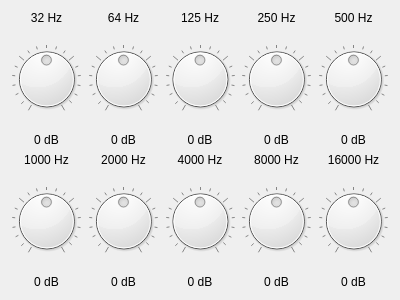
<?xml version="1.0" encoding="UTF-8"?>
<ui version="4.0">
 <class>Form</class>
 <widget class="QWidget" name="Form">
  <property name="geometry">
   <rect>
    <x>0</x>
    <y>0</y>
    <width>400</width>
    <height>300</height>
   </rect>
  </property>
  <property name="windowTitle">
   <string>Form</string>
  </property>
  <layout class="QGridLayout" name="gridLayout">
   <item row="2" column="3">
    <widget class="QLabel" name="value_4">
     <property name="text">
      <string>0 dB</string>
     </property>
     <property name="alignment">
      <set>Qt::AlignCenter</set>
     </property>
    </widget>
   </item>
   <item row="1" column="1">
    <widget class="QDial" name="dial_2">
     <property name="cursor">
      <cursorShape>PointingHandCursor</cursorShape>
     </property>
     <property name="minimum">
      <number>-18</number>
     </property>
     <property name="maximum">
      <number>18</number>
     </property>
     <property name="singleStep">
      <number>1</number>
     </property>
     <property name="pageStep">
      <number>12</number>
     </property>
     <property name="value">
      <number>0</number>
     </property>
     <property name="invertedAppearance">
      <bool>false</bool>
     </property>
     <property name="invertedControls">
      <bool>false</bool>
     </property>
     <property name="wrapping">
      <bool>false</bool>
     </property>
     <property name="notchTarget">
      <double>3.000000000000000</double>
     </property>
     <property name="notchesVisible">
      <bool>true</bool>
     </property>
    </widget>
   </item>
   <item row="0" column="2">
    <widget class="QLabel" name="label_3">
     <property name="text">
      <string>125 Hz</string>
     </property>
     <property name="alignment">
      <set>Qt::AlignCenter</set>
     </property>
    </widget>
   </item>
   <item row="3" column="2">
    <widget class="QLabel" name="label_8">
     <property name="text">
      <string>4000 Hz</string>
     </property>
     <property name="alignment">
      <set>Qt::AlignCenter</set>
     </property>
    </widget>
   </item>
   <item row="0" column="1">
    <widget class="QLabel" name="label_2">
     <property name="text">
      <string>64 Hz</string>
     </property>
     <property name="alignment">
      <set>Qt::AlignCenter</set>
     </property>
    </widget>
   </item>
   <item row="2" column="2">
    <widget class="QLabel" name="value_3">
     <property name="text">
      <string>0 dB</string>
     </property>
     <property name="alignment">
      <set>Qt::AlignCenter</set>
     </property>
    </widget>
   </item>
   <item row="5" column="1">
    <widget class="QLabel" name="value_7">
     <property name="text">
      <string>0 dB</string>
     </property>
     <property name="alignment">
      <set>Qt::AlignCenter</set>
     </property>
    </widget>
   </item>
   <item row="3" column="3">
    <widget class="QLabel" name="label_9">
     <property name="text">
      <string>8000 Hz</string>
     </property>
     <property name="alignment">
      <set>Qt::AlignCenter</set>
     </property>
    </widget>
   </item>
   <item row="3" column="0">
    <widget class="QLabel" name="label_6">
     <property name="text">
      <string>1000 Hz</string>
     </property>
     <property name="alignment">
      <set>Qt::AlignCenter</set>
     </property>
    </widget>
   </item>
   <item row="1" column="4">
    <widget class="QDial" name="dial_5">
     <property name="cursor">
      <cursorShape>PointingHandCursor</cursorShape>
     </property>
     <property name="minimum">
      <number>-18</number>
     </property>
     <property name="maximum">
      <number>18</number>
     </property>
     <property name="singleStep">
      <number>1</number>
     </property>
     <property name="pageStep">
      <number>12</number>
     </property>
     <property name="value">
      <number>0</number>
     </property>
     <property name="invertedAppearance">
      <bool>false</bool>
     </property>
     <property name="invertedControls">
      <bool>false</bool>
     </property>
     <property name="wrapping">
      <bool>false</bool>
     </property>
     <property name="notchTarget">
      <double>3.000000000000000</double>
     </property>
     <property name="notchesVisible">
      <bool>true</bool>
     </property>
    </widget>
   </item>
   <item row="5" column="3">
    <widget class="QLabel" name="value_9">
     <property name="text">
      <string>0 dB</string>
     </property>
     <property name="alignment">
      <set>Qt::AlignCenter</set>
     </property>
    </widget>
   </item>
   <item row="5" column="2">
    <widget class="QLabel" name="value_8">
     <property name="text">
      <string>0 dB</string>
     </property>
     <property name="alignment">
      <set>Qt::AlignCenter</set>
     </property>
    </widget>
   </item>
   <item row="0" column="3">
    <widget class="QLabel" name="label_4">
     <property name="text">
      <string>250 Hz</string>
     </property>
     <property name="alignment">
      <set>Qt::AlignCenter</set>
     </property>
    </widget>
   </item>
   <item row="1" column="2">
    <widget class="QDial" name="dial_3">
     <property name="cursor">
      <cursorShape>PointingHandCursor</cursorShape>
     </property>
     <property name="minimum">
      <number>-18</number>
     </property>
     <property name="maximum">
      <number>18</number>
     </property>
     <property name="singleStep">
      <number>1</number>
     </property>
     <property name="pageStep">
      <number>12</number>
     </property>
     <property name="value">
      <number>0</number>
     </property>
     <property name="invertedAppearance">
      <bool>false</bool>
     </property>
     <property name="invertedControls">
      <bool>false</bool>
     </property>
     <property name="wrapping">
      <bool>false</bool>
     </property>
     <property name="notchTarget">
      <double>3.000000000000000</double>
     </property>
     <property name="notchesVisible">
      <bool>true</bool>
     </property>
    </widget>
   </item>
   <item row="5" column="4">
    <widget class="QLabel" name="value_10">
     <property name="text">
      <string>0 dB</string>
     </property>
     <property name="alignment">
      <set>Qt::AlignCenter</set>
     </property>
    </widget>
   </item>
   <item row="3" column="1">
    <widget class="QLabel" name="label_7">
     <property name="text">
      <string>2000 Hz</string>
     </property>
     <property name="alignment">
      <set>Qt::AlignCenter</set>
     </property>
    </widget>
   </item>
   <item row="2" column="4">
    <widget class="QLabel" name="value_5">
     <property name="text">
      <string>0 dB</string>
     </property>
     <property name="alignment">
      <set>Qt::AlignCenter</set>
     </property>
    </widget>
   </item>
   <item row="0" column="4">
    <widget class="QLabel" name="label_5">
     <property name="text">
      <string>500 Hz</string>
     </property>
     <property name="alignment">
      <set>Qt::AlignCenter</set>
     </property>
    </widget>
   </item>
   <item row="1" column="3">
    <widget class="QDial" name="dial_4">
     <property name="cursor">
      <cursorShape>PointingHandCursor</cursorShape>
     </property>
     <property name="minimum">
      <number>-18</number>
     </property>
     <property name="maximum">
      <number>18</number>
     </property>
     <property name="singleStep">
      <number>1</number>
     </property>
     <property name="pageStep">
      <number>12</number>
     </property>
     <property name="value">
      <number>0</number>
     </property>
     <property name="invertedAppearance">
      <bool>false</bool>
     </property>
     <property name="invertedControls">
      <bool>false</bool>
     </property>
     <property name="wrapping">
      <bool>false</bool>
     </property>
     <property name="notchTarget">
      <double>3.000000000000000</double>
     </property>
     <property name="notchesVisible">
      <bool>true</bool>
     </property>
    </widget>
   </item>
   <item row="3" column="4">
    <widget class="QLabel" name="label_10">
     <property name="text">
      <string>16000 Hz</string>
     </property>
     <property name="alignment">
      <set>Qt::AlignCenter</set>
     </property>
    </widget>
   </item>
   <item row="2" column="0">
    <widget class="QLabel" name="value_1">
     <property name="text">
      <string>0 dB</string>
     </property>
     <property name="alignment">
      <set>Qt::AlignCenter</set>
     </property>
    </widget>
   </item>
   <item row="5" column="0">
    <widget class="QLabel" name="value_6">
     <property name="text">
      <string>0 dB</string>
     </property>
     <property name="alignment">
      <set>Qt::AlignCenter</set>
     </property>
    </widget>
   </item>
   <item row="2" column="1">
    <widget class="QLabel" name="value_2">
     <property name="text">
      <string>0 dB</string>
     </property>
     <property name="alignment">
      <set>Qt::AlignCenter</set>
     </property>
    </widget>
   </item>
   <item row="1" column="0">
    <widget class="QDial" name="dial_1">
     <property name="cursor">
      <cursorShape>PointingHandCursor</cursorShape>
     </property>
     <property name="minimum">
      <number>-18</number>
     </property>
     <property name="maximum">
      <number>18</number>
     </property>
     <property name="singleStep">
      <number>1</number>
     </property>
     <property name="pageStep">
      <number>12</number>
     </property>
     <property name="value">
      <number>0</number>
     </property>
     <property name="invertedAppearance">
      <bool>false</bool>
     </property>
     <property name="invertedControls">
      <bool>false</bool>
     </property>
     <property name="wrapping">
      <bool>false</bool>
     </property>
     <property name="notchTarget">
      <double>3.000000000000000</double>
     </property>
     <property name="notchesVisible">
      <bool>true</bool>
     </property>
    </widget>
   </item>
   <item row="0" column="0">
    <widget class="QLabel" name="label_1">
     <property name="text">
      <string>32 Hz</string>
     </property>
     <property name="alignment">
      <set>Qt::AlignCenter</set>
     </property>
    </widget>
   </item>
   <item row="4" column="0">
    <widget class="QDial" name="dial_6">
     <property name="cursor">
      <cursorShape>PointingHandCursor</cursorShape>
     </property>
     <property name="minimum">
      <number>-18</number>
     </property>
     <property name="maximum">
      <number>18</number>
     </property>
     <property name="singleStep">
      <number>1</number>
     </property>
     <property name="pageStep">
      <number>12</number>
     </property>
     <property name="value">
      <number>0</number>
     </property>
     <property name="invertedAppearance">
      <bool>false</bool>
     </property>
     <property name="invertedControls">
      <bool>false</bool>
     </property>
     <property name="wrapping">
      <bool>false</bool>
     </property>
     <property name="notchTarget">
      <double>3.000000000000000</double>
     </property>
     <property name="notchesVisible">
      <bool>true</bool>
     </property>
    </widget>
   </item>
   <item row="4" column="1">
    <widget class="QDial" name="dial_7">
     <property name="cursor">
      <cursorShape>PointingHandCursor</cursorShape>
     </property>
     <property name="minimum">
      <number>-18</number>
     </property>
     <property name="maximum">
      <number>18</number>
     </property>
     <property name="singleStep">
      <number>1</number>
     </property>
     <property name="pageStep">
      <number>12</number>
     </property>
     <property name="value">
      <number>0</number>
     </property>
     <property name="invertedAppearance">
      <bool>false</bool>
     </property>
     <property name="invertedControls">
      <bool>false</bool>
     </property>
     <property name="wrapping">
      <bool>false</bool>
     </property>
     <property name="notchTarget">
      <double>3.000000000000000</double>
     </property>
     <property name="notchesVisible">
      <bool>true</bool>
     </property>
    </widget>
   </item>
   <item row="4" column="2">
    <widget class="QDial" name="dial_8">
     <property name="cursor">
      <cursorShape>PointingHandCursor</cursorShape>
     </property>
     <property name="minimum">
      <number>-18</number>
     </property>
     <property name="maximum">
      <number>18</number>
     </property>
     <property name="singleStep">
      <number>1</number>
     </property>
     <property name="pageStep">
      <number>12</number>
     </property>
     <property name="value">
      <number>0</number>
     </property>
     <property name="invertedAppearance">
      <bool>false</bool>
     </property>
     <property name="invertedControls">
      <bool>false</bool>
     </property>
     <property name="wrapping">
      <bool>false</bool>
     </property>
     <property name="notchTarget">
      <double>3.000000000000000</double>
     </property>
     <property name="notchesVisible">
      <bool>true</bool>
     </property>
    </widget>
   </item>
   <item row="4" column="3">
    <widget class="QDial" name="dial_9">
     <property name="cursor">
      <cursorShape>PointingHandCursor</cursorShape>
     </property>
     <property name="minimum">
      <number>-18</number>
     </property>
     <property name="maximum">
      <number>18</number>
     </property>
     <property name="singleStep">
      <number>1</number>
     </property>
     <property name="pageStep">
      <number>12</number>
     </property>
     <property name="value">
      <number>0</number>
     </property>
     <property name="invertedAppearance">
      <bool>false</bool>
     </property>
     <property name="invertedControls">
      <bool>false</bool>
     </property>
     <property name="wrapping">
      <bool>false</bool>
     </property>
     <property name="notchTarget">
      <double>3.000000000000000</double>
     </property>
     <property name="notchesVisible">
      <bool>true</bool>
     </property>
    </widget>
   </item>
   <item row="4" column="4">
    <widget class="QDial" name="dial_10">
     <property name="cursor">
      <cursorShape>PointingHandCursor</cursorShape>
     </property>
     <property name="minimum">
      <number>-18</number>
     </property>
     <property name="maximum">
      <number>18</number>
     </property>
     <property name="singleStep">
      <number>1</number>
     </property>
     <property name="pageStep">
      <number>12</number>
     </property>
     <property name="value">
      <number>0</number>
     </property>
     <property name="invertedAppearance">
      <bool>false</bool>
     </property>
     <property name="invertedControls">
      <bool>false</bool>
     </property>
     <property name="wrapping">
      <bool>false</bool>
     </property>
     <property name="notchTarget">
      <double>3.000000000000000</double>
     </property>
     <property name="notchesVisible">
      <bool>true</bool>
     </property>
    </widget>
   </item>
  </layout>
 </widget>
 <resources/>
 <connections/>
</ui>
